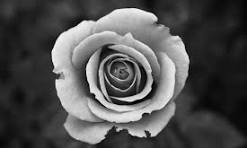
#> input picture taufikH/download.jpg, 247 x 148 px, found by its file name
$ python ta.py
#> lines starting #> are read from the running program, lines starting #| are printed output that depends on the picture
import imageio.v2 as img
import numpy as np
import matplotlib.pyplot as plt

image = img.imread("C://taufikH//download.jpg",mode='F')
#> image is the input picture: shape (148, 247) float32; min 0, max 255, mean 80.8

sobelX = np.array([
    [-1,0,1],
    [-2,0,2],
    [-1,0,1]
])

sobelY = np.array([
    [-1,-2,-1],
    [0,0,0],
    [1,2,1]
])

imgPad = np.pad(image,pad_width=1,mode='constant',constant_values=0)
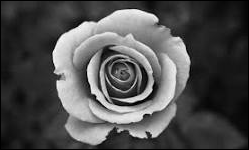
#> imgPad: shape (150, 249) float32; min 0, max 255, mean 79.1
Gx = np.zeros_like(image)
Gy = np.zeros_like(image)

for y in range(1,imgPad.shape[0]-1):
    for x in range(1,imgPad.shape[1]-1):
        area = imgPad[y-1:y+2,x-1:x+2]
        Gx[y-1,x-1] = np.sum(area * sobelX)
        Gy[y-1,x-1] = np.sum(area * sobelY)
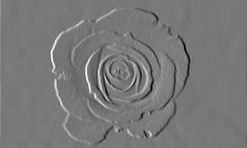
#> Gx: shape (148, 247) float32; min -840, max 933, mean -0.2; drawn with min black and max white
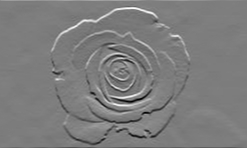
#> Gy: shape (148, 247) float32; min -857, max 885, mean 0.1; drawn with min black and max white

G = np.sqrt(Gx**2 + Gy**2)
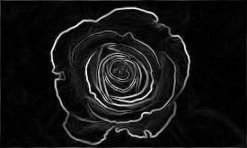
#> G: shape (148, 247) float32; min 0, max 950.6, mean 75.6; drawn with min black and max white
G = (G/G.max()) * 255
G = np.clip(G,0,255)
G = G.astype(np.uint8)

plt.figure(figsize=(10,10))

plt.subplot(2,2,1)
plt.imshow(image)

plt.subplot(2,2,2)
plt.imshow(Gx,cmap='gray')

plt.subplot(2,2,3)
plt.imshow(Gy,cmap='gray')

plt.subplot(2,2,4)
plt.imshow(G,cmap='gray')

plt.show()
